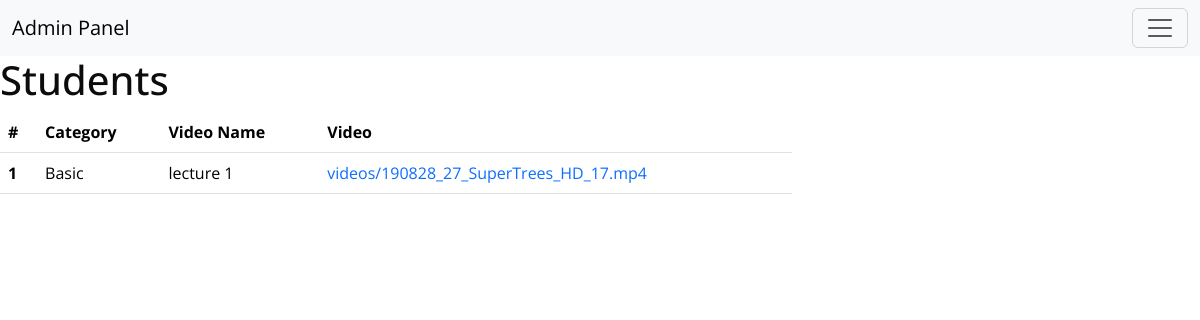
The page /ad/content (signed in) on the database its author committed.
### app/models.py (models this page shows, shortened)
class Course_content(models.Model):
    category=models.ForeignKey(Course,on_delete=models.CASCADE)
    video_name=models.CharField(max_length=30)
    video=models.FileField(upload_to='videos/')

class Course(models.Model):
    category=models.CharField(max_length=20)
    description=models.TextField()
    highlight=models.TextField()
    price=models.FloatField()
    photo=models.FileField(upload_to='images/',null=True,blank=True)

### Future/decorators.py (the view)
        def wrapper_func(request,*args,**kwargs):
            print('working',allowed_roles)
            group=None
            if request.user.groups.exists():
                group=request.user.groups.all()[0].name
            if group in allowed_roles:
                return view_func(request,*args,**kwargs)
            else:
                return HttpResponse('not authorized')

### app/views.py (called while the page is built)
@login_required(login_url='admin_login')
@allowed_users(allowed_roles=['User_adm'])
def content_manage(request):
    videos=Course_content.objects.all()
    return render(request,'content_manage.html',{'videos':videos})

### templates/content_manage.html
{% extends 'admin_base.html' %}
{% load static %}
{% block page %}
<h1>
    Students
 </h1>
 <div class="row justify-content-start">
 <div class="col-8">
 <table class="table">
     <thead>
       <tr>
         <th scope="col">#</th>
         <th scope="col">Category</th>
         <th scope="col">Video Name</th>
         <th scope="col">Video</th>
       </tr>
     </thead>
     <tbody>
         {% for i in videos %}
       <tr>
         <th scope="row">{{forloop.counter}}</th>
         <td>{{i.category.category}}</td>
         <td>{{i.video_name}}</td>
         <td> <a href="{{i.video.url}}" >{{i.video}}</a></td>
       {% endfor %}
 </tbody></table>
 </div>
 {% endblock page %}

### static/css/style.css (style rules this page uses)
body { font-family: "Open Sans", sans-serif; color: #0c0c0c; background-color: #ffffff; overflow-x: hidden; }
a, a:hover, a:focus { text-decoration: none; }

### rows shown on the page
Course_content: category.category "Basic", video_name "lecture 1", video "videos/190828_27_SuperTrees_HD_17.mp4"
